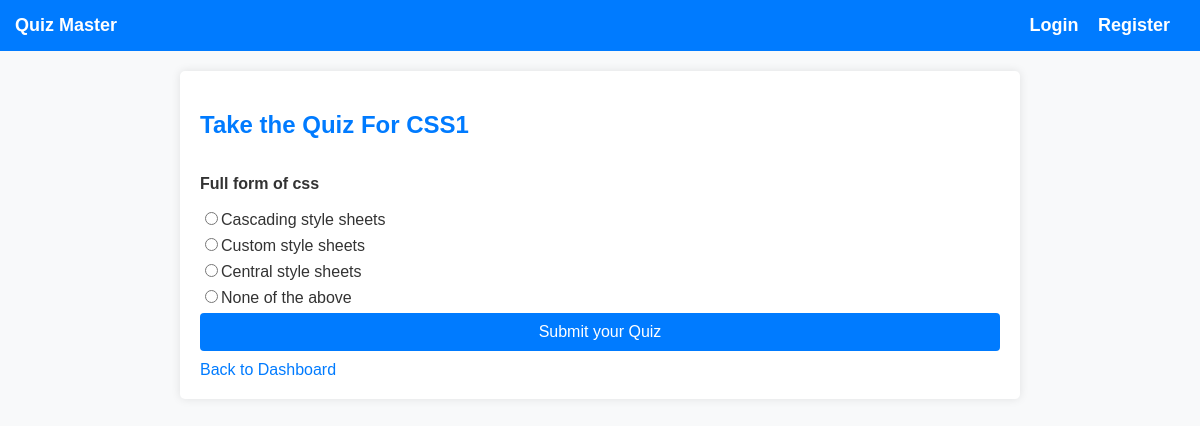
The app's page /take_quiz/2 (signed in) with its own data.
### models.py (models this page shows)
class Quiz(db.Model):
    id=db.Column(db.Integer,primary_key=True)
    title= db.Column(db.String(200),nullable=False)
    chapter_id=db.Column(db.Integer,db.ForeignKey('chapter.id'),nullable=False)
    subject_id=db.Column(db.Integer,db.ForeignKey('subject.id'),nullable=False)
    date=db.Column(db.Date,nullable=False)
    duration=db.Column(db.Time,nullable=False)
    questions=db.relationship('Question',backref='quiz', cascade="all,delete",lazy=True)
    scores=db.relationship('Score',backref='quiz',cascade="all,delete",lazy=True)

class Question(db.Model):
    id= db.Column(db.Integer,primary_key=True)
    text=db.Column(db.Text,nullable=False)
    option_a=db.Column(db.String(255),nullable=False)
    option_b=db.Column(db.String(255),nullable=False)
    option_c=db.Column(db.String(255),nullable=False)
    option_d=db.Column(db.String(255),nullable=False)
    correct_option=db.Column(db.String(1), nullable=False) #gives the correct option out of a,b,c,d
    quiz_id=db.Column(db.Integer,db.ForeignKey('quiz.id'),nullable=False)

### app.py (the view, shortened to what this page needs)
@app.route('/take_quiz/<int:quiz_id>', methods=['GET', 'POST'])
def take_quiz(quiz_id):
    if not session.get('user_id') or session.get('role') != 'user':
        return "Access Denied. Users only.", 403
    quiz = Quiz.query.get_or_404(quiz_id)
    questions = Question.query.filter_by(quiz_id=quiz_id).all()
    return render_template('take_quiz.html', quiz=quiz, questions=questions)

### templates/take_quiz.html (shortened to what this page needs)
{% extends 'base.html' %}
{% block content %}
    <h2>Take the Quiz For {{ quiz.title }}</h2>
    {% if questions %}
    <form method="POST">
        {% for question in questions %}
        <p><strong>{{ question.text }}</strong></p>
        <label>
            <input type="radio" name="{{ question.id }}" value="A">{{ question.option_a }}<br>
        </label>
        <label>
            <input type="radio" name="{{ question.id }}" value="B">{{ question.option_b }}<br>
        </label>
        <label>
            <input type="radio" name="{{ question.id }}" value="C">{{ question.option_c }}<br>
        </label>
        <label>
            <input type="radio" name="{{ question.id }}" value="D">{{ question.option_d }}<br>
        </label>
        {% endfor %}
        <button type="submit">Submit your Quiz</button>
    </form>
    {% else %}
    <p>No question available.</p>
    {% endif %}
    <a href="{{ url_for('dashboard') }}">Back to Dashboard</a>
    {% endblock %}

### static/style.css (style rules this page uses)
body { font-family:Arial,sans-serif; margin:0; padding:0; background-color: #f8f9fa; color: #333; }
h1, h2, h3 { color: #007bff; }
form { display: flex; flex-direction: column; }
form input, form select, form button { margin-bottom: 10px; padding: 10px; font-size: 16px; border: 1px solid #ccc; border-radius: 4px; }
form button { background-color: #007bff; color: white; border: none; cursor: pointer; }
a { color: #007bff; text-decoration: none; }

### records on screen
Quiz: title "CSS1"
Question: text "Full form of css", option_a "Cascading style sheets", option_b "Custom style sheets", option_c "Central style sheets", option_d "None of the above"
